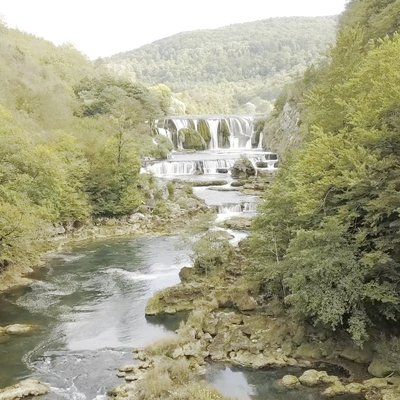
#> input picture test_manual_app_replication.jpg, 400 x 400 px, given in place of img_20260126_60558d9.jpg, which was not available
$ python test_thumbnail_icc.py
#> lines starting #> are read from the running program, lines starting #| are printed output that depends on the picture; pictures that were not available may be replaced by others from this repository, and a replacement may not be noted
#!/usr/bin/env python3
"""
Test different thumbnail generation approaches to diagnose ICC profile handling
"""

from PIL import Image, ImageOps
import os

INPUT_FILE = "/Users/erichenry/Desktop/--test-lib/2026/2026-01-26/img_20260126_60558d9.jpg"
OUTPUT_DIR = "/Users/erichenry/Desktop/photos-light"

def analyze_image(img_path, label):
    """Quick analysis of an image"""
#> called with label = 'Original'
    print(f"\n{label}:")
    with Image.open(img_path) as img:
#> img is the input picture: PIL image 400x400 RGB; mean R, G, B 163.4, 161.8, 133.3
        icc = img.info.get('icc_profile')
        print(f"  ICC Profile: {'Present (' + str(len(icc)) + ' bytes)' if icc else 'MISSING'}")
#|   ICC Profile: Present (30692 bytes)
        print(f"  Mode: {img.mode}")
#|   Mode: RGB
        print(f"  Size: {img.size}")
#|   Size: (400, 400)

        # Sample center pixel
        pixels = img.load()
        x, y = img.width // 2, img.height // 2
#> x = 200; y = 200
        if img.mode == 'RGB':
            r, g, b = pixels[x, y]
#> r = 177; g = 172; b = 152
            print(f"  Center pixel: R={r}, G={g}, B={b}")
#|   Center pixel: R=177, G=172, B=152
#| Before resize: 30692 bytes
#| After resize: 30692 bytes
#| Before crop: 30692 bytes
#> in test_crop_with_icc, `img = img.crop((100, 100, 500, 500))`:
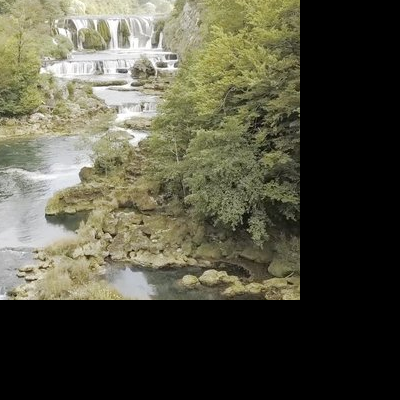
#> img: PIL image 400x400 RGB; mean R, G, B 81.7, 80.6, 64.3
#| After crop: 30692 bytes

def test_current_approach():
    """Current v203 approach with convert_to_rgb_properly()"""
    print("\n" + "="*60)
    print("TEST 1: Current v203 Approach (with ICC preservation attempt)")
    print("="*60)

    with Image.open(INPUT_FILE) as img:
        img = ImageOps.exif_transpose(img)

        # Capture ICC profile
        icc_profile = img.info.get('icc_profile')
        print(f"Original ICC profile: {len(icc_profile) if icc_profile else 0} bytes")
#| Original ICC profile: 30692 bytes

        # Simple convert (not the complex convert_to_rgb_properly)
        if img.mode != 'RGB':
            img = img.convert('RGB')

        target_size = 400
        width, height = img.size
#> width = 400; height = 400
        if width < height:
            new_width = target_size
            new_height = int(height * (target_size / width))
        else:
            new_height = target_size
            new_width = int(width * (target_size / height))
#> new_width = 400

        img = img.resize((new_width, new_height), Image.Resampling.LANCZOS)

        left = (img.width - target_size) // 2
#> left = 0
        top = (img.height - target_size) // 2
#> top = 0
        img = img.crop((left, top, left + target_size, top + target_size))

        # Check if ICC profile survived
        icc_after = img.info.get('icc_profile')
        print(f"ICC profile after resize/crop: {len(icc_after) if icc_after else 0} bytes")
#| ICC profile after resize/crop: 30692 bytes

        # Save WITH explicit ICC profile (v203 approach)
        output_path = os.path.join(OUTPUT_DIR, "test_thumb_v203.jpg")
        save_kwargs = {'format': 'JPEG', 'quality': 85, 'optimize': True}
        if icc_profile:
            save_kwargs['icc_profile'] = icc_profile
            print(f"Saving WITH ICC profile: {len(icc_profile)} bytes")
#| Saving WITH ICC profile: 30692 bytes
        img.save(output_path, **save_kwargs)

    analyze_image(output_path, "Result v203")
#|   ICC Profile: Present (30692 bytes)
#|   Mode: RGB
#|   Size: (400, 400)
#|   Center pixel: R=177, G=172, B=152
    return output_path

def test_original_approach():
    """Original pre-v202 approach (simple convert)"""
    print("\n" + "="*60)
    print("TEST 2: Original Approach (no ICC preservation)")
    print("="*60)

    with Image.open(INPUT_FILE) as img:
        img = ImageOps.exif_transpose(img)

        if img.mode != 'RGB':
            img = img.convert('RGB')

        target_size = 400
        width, height = img.size
#> width = 400; height = 400
        if width < height:
            new_width = target_size
            new_height = int(height * (target_size / width))
        else:
            new_height = target_size
            new_width = int(width * (target_size / height))
#> new_width = 400

        img = img.resize((new_width, new_height), Image.Resampling.LANCZOS)

        left = (img.width - target_size) // 2
#> left = 0
        top = (img.height - target_size) // 2
#> top = 0
        img = img.crop((left, top, left + target_size, top + target_size))

        output_path = os.path.join(OUTPUT_DIR, "test_thumb_original.jpg")
        img.save(output_path, format='JPEG', quality=85, optimize=True)

    analyze_image(output_path, "Result original")
#|   ICC Profile: MISSING
#|   Mode: RGB
#|   Size: (400, 400)
#|   Center pixel: R=177, G=172, B=152
    return output_path

def test_lightbox_approach():
    """Lightbox approach (higher quality, no resize)"""
    print("\n" + "="*60)
    print("TEST 3: Lightbox Approach (no resize, quality=95)")
    print("="*60)

    with Image.open(INPUT_FILE) as img:
        if img.mode != 'RGB':
            img = img.convert('RGB')

        output_path = os.path.join(OUTPUT_DIR, "test_thumb_lightbox.jpg")
        img.save(output_path, format='JPEG', quality=95)

    analyze_image(output_path, "Result lightbox")
#|   ICC Profile: MISSING
#|   Mode: RGB
#|   Size: (400, 400)
#|   Center pixel: R=177, G=172, B=152
    return output_path

def test_resize_with_icc():
    """Test if resize destroys ICC profile"""
    print("\n" + "="*60)
    print("TEST 4: Does resize() preserve ICC profile?")
    print("="*60)

    with Image.open(INPUT_FILE) as img:
        icc_before = img.info.get('icc_profile')
        print(f"Before resize: {len(icc_before) if icc_before else 0} bytes")

        img = img.resize((400, 400), Image.Resampling.LANCZOS)

        icc_after = img.info.get('icc_profile')
        print(f"After resize: {len(icc_after) if icc_after else 0} bytes")

        if icc_before and not icc_after:
            print("❌ ICC profile was LOST during resize()")
        elif icc_before and icc_after:
            print("✅ ICC profile survived resize()")

def test_crop_with_icc():
    """Test if crop destroys ICC profile"""
    print("\n" + "="*60)
    print("TEST 5: Does crop() preserve ICC profile?")
    print("="*60)

    with Image.open(INPUT_FILE) as img:
        icc_before = img.info.get('icc_profile')
        print(f"Before crop: {len(icc_before) if icc_before else 0} bytes")

        img = img.crop((100, 100, 500, 500))

        icc_after = img.info.get('icc_profile')
        print(f"After crop: {len(icc_after) if icc_after else 0} bytes")

        if icc_before and not icc_after:
            print("❌ ICC profile was LOST during crop()")
        elif icc_before and icc_after:
            print("✅ ICC profile survived crop()")

def test_quality_comparison():
    """Test different quality settings"""
    print("\n" + "="*60)
    print("TEST 6: Quality 85 vs 95 (both with ICC)")
    print("="*60)

    with Image.open(INPUT_FILE) as img:
        img = ImageOps.exif_transpose(img)
        icc_profile = img.info.get('icc_profile')

        if img.mode != 'RGB':
            img = img.convert('RGB')

        # Resize to thumbnail size
        img = img.resize((400, 400), Image.Resampling.LANCZOS)

        # Quality 85
        output_85 = os.path.join(OUTPUT_DIR, "test_thumb_q85.jpg")
        save_kwargs = {'format': 'JPEG', 'quality': 85, 'optimize': True}
        if icc_profile:
            save_kwargs['icc_profile'] = icc_profile
        img.save(output_85, **save_kwargs)

        # Quality 95
        output_95 = os.path.join(OUTPUT_DIR, "test_thumb_q95.jpg")
        save_kwargs = {'format': 'JPEG', 'quality': 95}
        if icc_profile:
            save_kwargs['icc_profile'] = icc_profile
        img.save(output_95, **save_kwargs)

    analyze_image(output_85, "Quality 85")
#|   ICC Profile: Present (30692 bytes)
#|   Mode: RGB
#|   Size: (400, 400)
#|   Center pixel: R=177, G=172, B=152
    analyze_image(output_95, "Quality 95")
#|   ICC Profile: Present (30692 bytes)
#|   Mode: RGB
#|   Size: (400, 400)
#|   Center pixel: R=177, G=172, B=152

if __name__ == '__main__':
    print("Testing thumbnail generation approaches...")
    print(f"Input file: {INPUT_FILE}")

    analyze_image(INPUT_FILE, "Original")

    # Run tests
    test_resize_with_icc()
    test_crop_with_icc()
    test_current_approach()
    test_original_approach()
    test_lightbox_approach()
    test_quality_comparison()

    print("\n" + "="*60)
    print("Tests complete!")
    print("="*60)
    print("\nGenerated test files:")
    print("  - test_thumb_v203.jpg")
    print("  - test_thumb_original.jpg")
    print("  - test_thumb_lightbox.jpg")
    print("  - test_thumb_q85.jpg")
    print("  - test_thumb_q95.jpg")
    print("\nOpen these in a browser/Photoshop to compare visually")

$ run again, on test_original.jpg
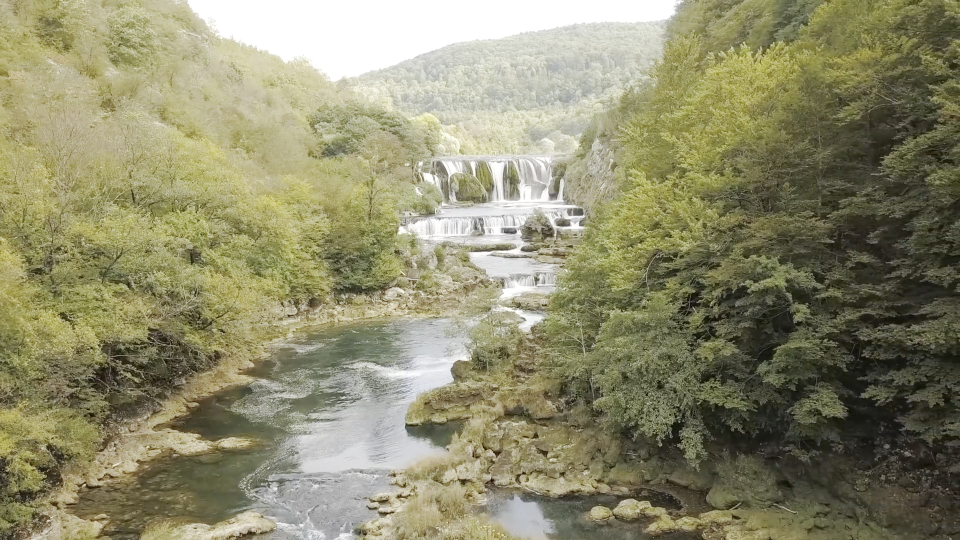
#> input picture test_original.jpg, 1920 x 1080 px, given in place of img_20260126_60558d9.jpg, which was not available (shown at 1/2 size)
#> in analyze_image, img is the input picture: PIL image 1920x1080 RGB; mean R, G, B 142.1, 139.9, 109.3
#|   ICC Profile: Present (30692 bytes)
#|   Mode: RGB
#|   Size: (1920, 1080)
#> r = 173; g = 166; b = 147
#|   Center pixel: R=173, G=166, B=147
#| Before resize: 30692 bytes
#| After resize: 30692 bytes
#| Before crop: 30692 bytes
#> in test_crop_with_icc, `img = img.crop((100, 100, 500, 500))`:
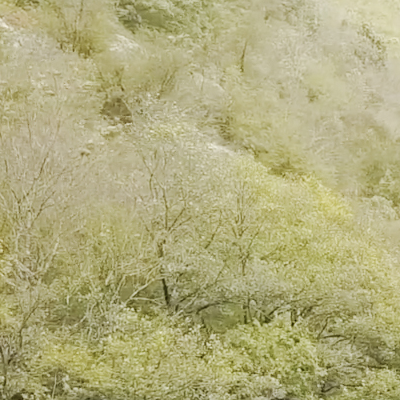
#> img: PIL image 400x400 RGB; mean R, G, B 176.2, 171.7, 124.9
#| After crop: 30692 bytes
#| Original ICC profile: 30692 bytes
#> in test_current_approach, `img = img.resize((new_width, new_height), Image.Resampling.LANCZOS)`:
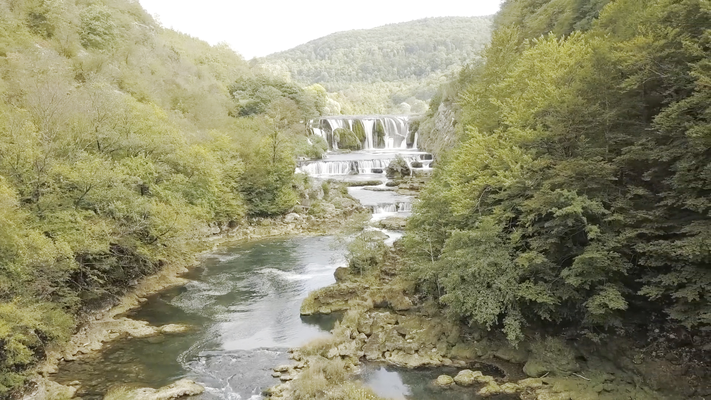
#> img: PIL image 711x400 RGB; mean R, G, B 142.1, 139.9, 109.2
#| ICC profile after resize/crop: 30692 bytes
#| Saving WITH ICC profile: 30692 bytes
#|   ICC Profile: Present (30692 bytes)
#|   Mode: RGB
#|   Size: (400, 400)
#|   Center pixel: R=177, G=172, B=152
#|   ICC Profile: MISSING
#|   Mode: RGB
#|   Size: (400, 400)
#|   Center pixel: R=177, G=172, B=152
#|   ICC Profile: MISSING
#|   Mode: RGB
#|   Size: (1920, 1080)
#|   Center pixel: R=170, G=165, B=143
#|   ICC Profile: Present (30692 bytes)
#|   Mode: RGB
#|   Size: (400, 400)
#|   Center pixel: R=175, G=173, B=150
#|   ICC Profile: Present (30692 bytes)
#|   Mode: RGB
#|   Size: (400, 400)
#|   Center pixel: R=174, G=168, B=152
